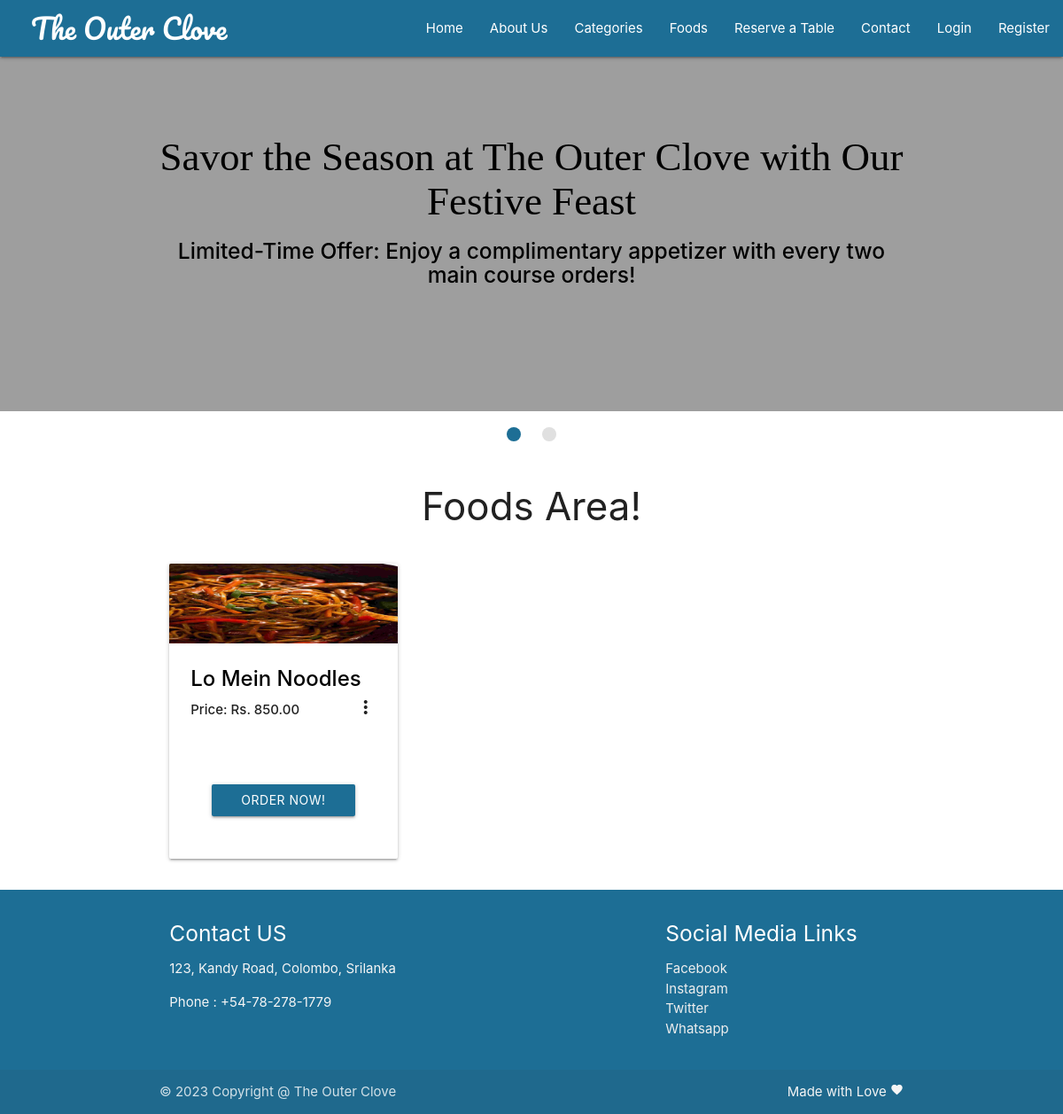
Page /TheOuterClove/foods.php?id=8 on the committed database.
### tables this page shows
CREATE TABLE `offers` (
  `offer_id` int(11) NOT NULL,
  `offer_title` varchar(255) NOT NULL,
  `offer_description` text DEFAULT NULL,
  `offer_image` varchar(255) DEFAULT NULL
);

CREATE TABLE `food` (
  `id` int(11) NOT NULL,
  `cat_id` int(11) DEFAULT NULL,
  `fname` varchar(255) DEFAULT NULL,
  `description` text DEFAULT NULL,
  `price` decimal(10,2) DEFAULT NULL,
  `image` varchar(255) DEFAULT NULL
);

### TheOuterClove/chunks/banner-slider.php (the view)
<section class="fslider">
    <div class="slider">
        <ul class="slides">
            <?php
            require_once(__DIR__ . '/../backends/connection-pdo.php');
            $offer_query = $pdoconn->query("SELECT * FROM offers");
            while ($offer = $offer_query->fetch(PDO::FETCH_ASSOC)) {
                echo '<li>
				<img src="/TheOuterClove/images/' . $offer['offer_image'] . '">
                          <div class="caption center-align black-text">
                              <h3 style="font-size: 3rem !important; font-style: bold !important; font-family: \'Bree Serif\', serif;">' . $offer['offer_title'] . '</h3>
                              <h5 class="light black-text text-lighten-3"><strong>' . $offer['offer_description'] . '</strong></h5>
                          </div>
                        </li>';
            }
            ?>
        </ul>
    </div>
</section>

### TheOuterClove/chunks/foods.php (shortened to what this page needs)
<?php
require('backends/connection-pdo.php');
if (isset($_REQUEST['id'])) {
    $sql = 'SELECT * FROM food WHERE cat_id = "' . $_REQUEST['id'] . '"';
} else {
    $sql = 'SELECT * FROM food';
}
$query  = $pdoconn->prepare($sql);
$query->execute();
$arr_all = $query->fetchAll(PDO::FETCH_ASSOC);
?>
<section class="fcategories">
    <div class="container">
        <div class="section white center">
            <h3 class="header">Foods Area!</h3>
        </div>
        <?php if (count($arr_all) == 0) {
            echo '<div class="section gray center" style="border: 1px solid black; border-radius: 5px;">
                    <p class="header">Sorry No Categories to Display!</p>
                </div>';
        } else {  ?>
            <?php for ($i = 1; $i <= count($arr_all);) { ?>
                <div class="row">
                    <?php for ($j = 1; $j <= 3; $j++) { ?>
                        <?php if ($i + $j - 2 == count($arr_all)) {
                            break;
                        }  ?>
                        <div class="col s12 m4">
                            <div class="card">
                                <div class="card-image waves-effect waves-block waves-light">
                                    <img class="activator" src="images/<?php echo $arr_all[$i + $j - 2]['image']; ?>">
                                </div>
                                <div class="card-content">
                                    <span class="card-title activator grey-text text-darken-4">
                                        <a class="black-text" href="">
                                            <?php echo '<strong>' . $arr_all[$i + $j - 2]['fname'] . '</strong>'; ?>
                                        </a>
                                        <i class="material-icons right">more_vert</i>
                                    </span>
                                    <p><strong>Price: Rs. <?php echo $arr_all[$i + $j - 2]['price']; ?></strong></p>
                                    <div class="card-content">
                                    </div>
                                    <div class="card-content center">
                                        <a href="backends/order-food.php?id=<?php echo $arr_all[$i + $j - 2]['id']; ?>"
                                           style="background: #1D6E95;"
                                           class="btn waves-effect waves-block waves-light" href="">Order Now!</a>
                                    </div>
                                </div>
                            </div>
                        </div>
                    <?php } ?>
                    <?php $i = $i + 3; ?>
                </div>
            <?php } ?>
        <?php } ?>
    </div>
</section>

### rows in the picture
offers: offer_title "Savor the Season at The Outer Clove with Our Festive Feast", offer_description "Limited-Time Offer: Enjoy a complimentary appetizer with every two main course orders!"
food: image (picture), fname "Lo Mein Noodles", price "850.00"
